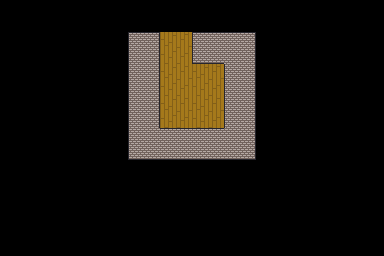

This game map was drawn from its Tiled (.tmx) file and the tilesets committed beside it. A one-line description and the trimmed map source follow:
An orthogonal 12x8 tile map with 32x32 px tiles, 1 tile layer (Terrain), 4 tilesets and 2 objects (Player, Portal).

<map version="1.0" orientation="orthogonal" renderorder="right-down" width="12" height="8" tilewidth="32" tileheight="32" nextobjectid="17">
 <tileset firstgid="1" source="Ground.tsx" />
 <tileset firstgid="41" name="objects" tilewidth="32" tileheight="32" tilecount="12" columns="4">
  <image source="../../media/tilesets/objects.png" width="128" height="96" />
  <tile id="0">
   <properties>
    <property name="tag" value="bush" />
   </properties>
  </tile>
  <tile id="1">
   <properties>
    <property name="tag" value="sto" />
   </properties>
  </tile>
 </tileset>
 <tileset firstgid="53" name="Enemies" tilewidth="32" tileheight="32" tilecount="8" columns="2">
  <image source="../../media/tilesets/enemies.png" width="64" height="128" />
 </tileset>
 <tileset firstgid="61" name="Player" tilewidth="32" tileheight="32" tilecount="8" columns="4">
  <image source="../../media/tilesets/purple_man.png" width="128" height="64" />
 </tileset>
 <layer name="Terrain" width="12" height="8">
  <data>[96 cells, 96 non-empty, 9 distinct tile ids]</data>
 </layer>
 <objectgroup name="Triggers" />
 <objectgroup name="Enemies" />
 <objectgroup name="Player">
  <object id="16" name="Player" type="Player" gid="61" x="192" y="128" width="32" height="32" />
 </objectgroup>
 <objectgroup name="Props">
  <object id="14" name="Portal" type="Portal" gid="43" x="160" y="64" width="32" height="32" />
 </objectgroup>
</map>
